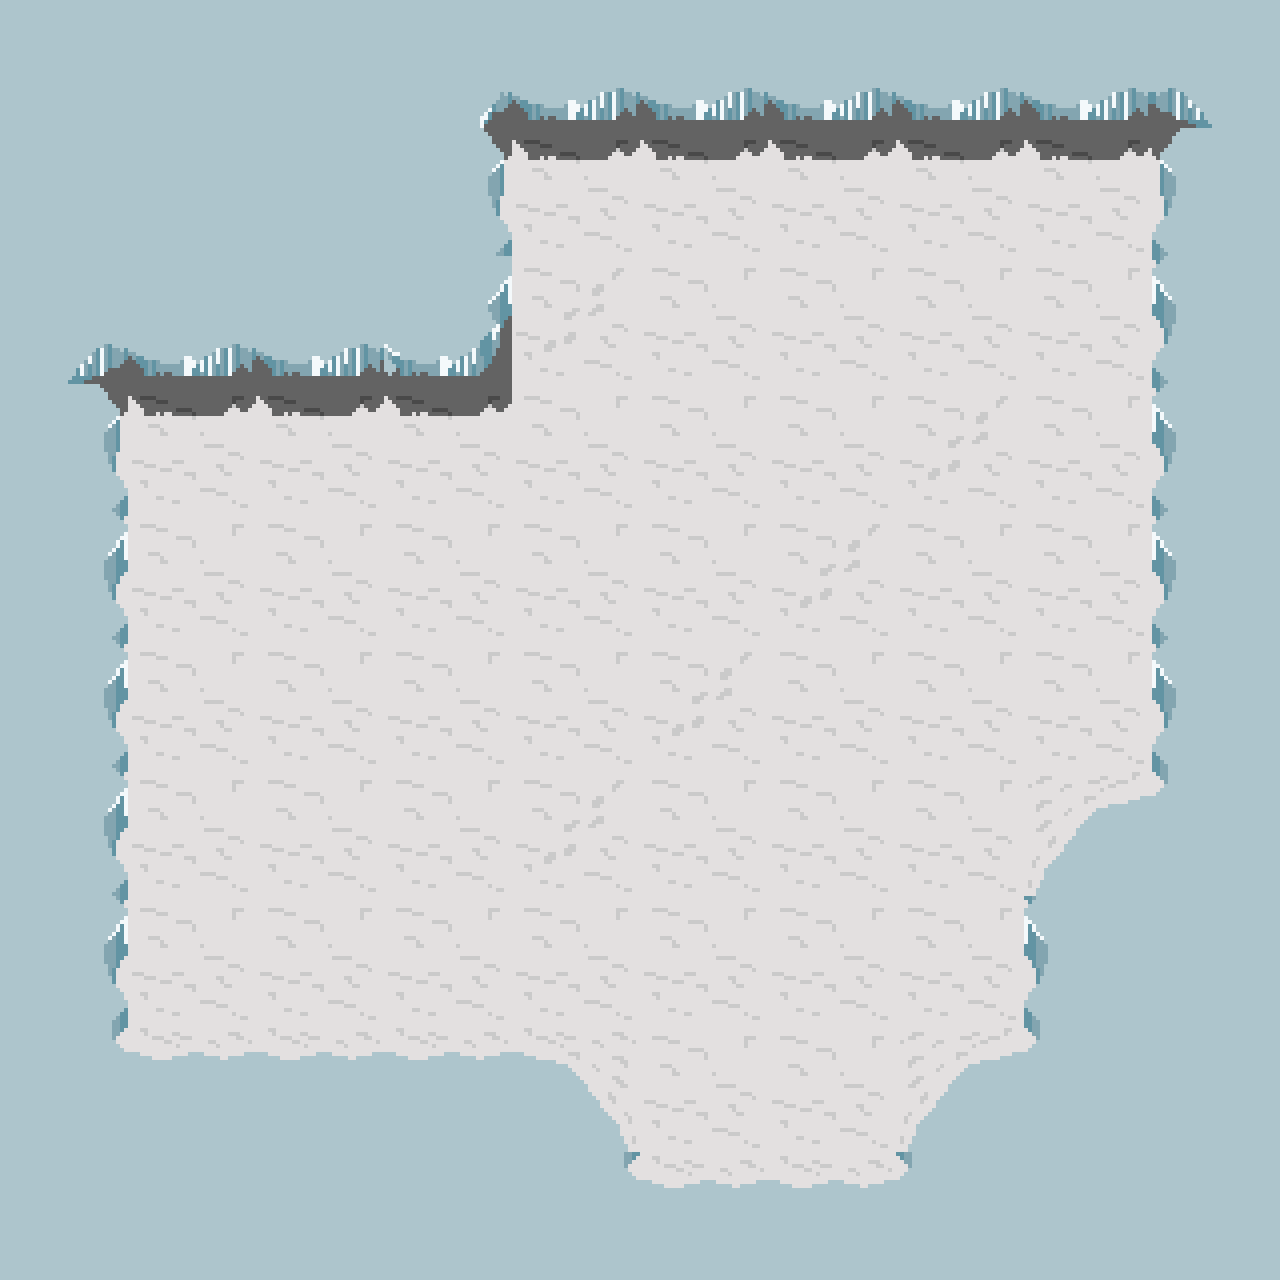

Rendered tile map (Tiled .tmx) drawn with the repository's tilesets; below, a short description and the full map source, tile grids included:
An orthogonal 10x10 tile map with 128x128 px tiles, 1 tile layer (Tile Layer 1).

<map version="1.0" orientation="orthogonal" renderorder="right-down" width="10" height="10" tilewidth="128" tileheight="128" nextobjectid="1">
 <tileset firstgid="1" source="tiles.tsx" />
 <layer name="Tile Layer 1" width="10" height="10">
  <data encoding="csv">
1,1,1,16,15,15,15,15,15,11,
1,1,1,6,13,13,13,13,13,7,
5,15,15,18,8,14,14,14,14,12,
6,13,13,13,14,14,14,8,14,12,
9,14,14,14,14,14,8,14,14,12,
9,14,14,14,14,8,14,14,14,12,
9,14,14,14,8,14,14,14,20,3,
9,14,14,14,14,14,14,14,12,1,
2,4,4,4,17,14,14,20,3,1,
1,1,1,1,2,4,4,3,1,1
</data>
 </layer>
</map>